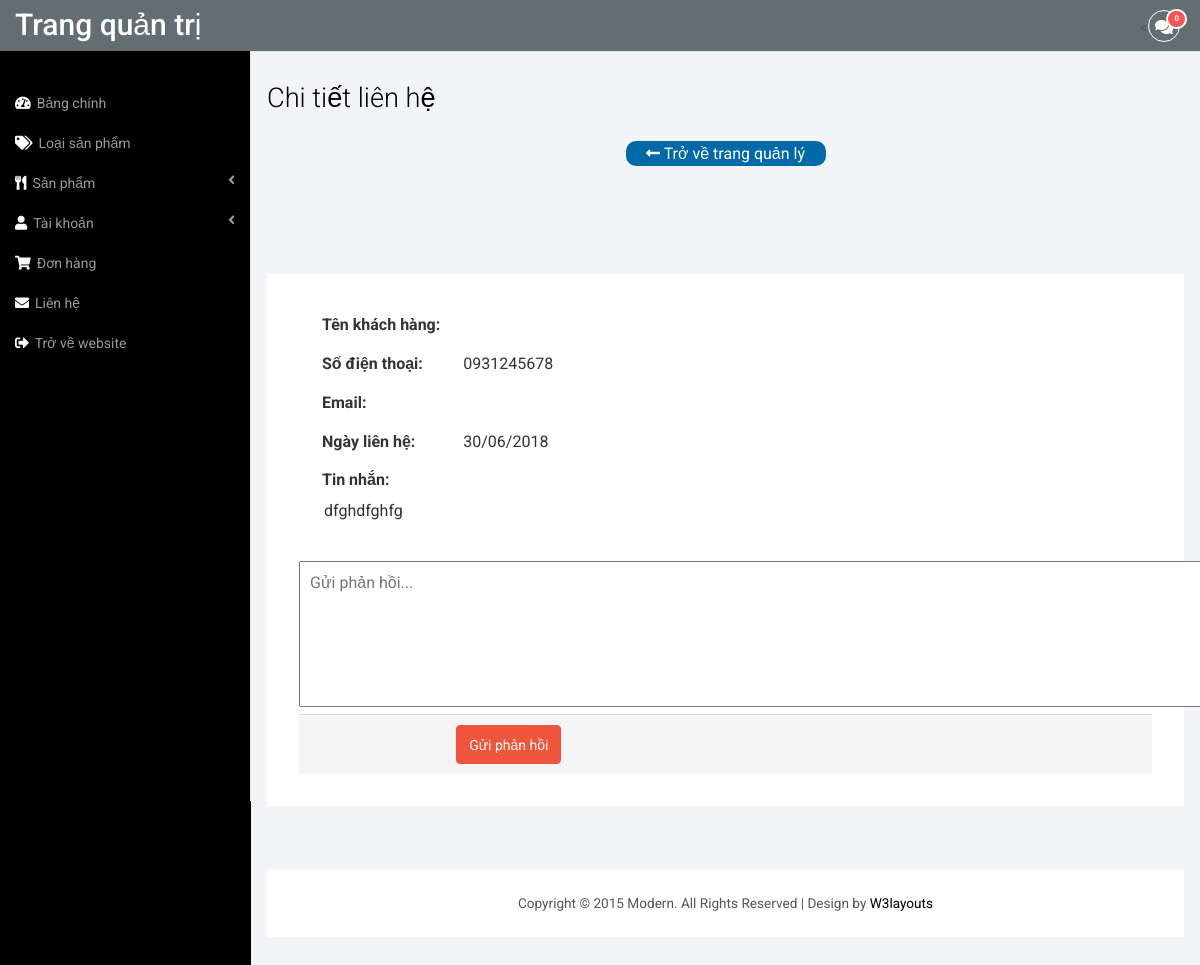
Screenshot of /admin/detail-contact.php?id=7 (signed in) with the database file from the repository.
### tables this page shows
CREATE TABLE `lienhe` (
  `ID_lienhe` int(11) NOT NULL,
  `Ten_lienhe` varchar(255) NOT NULL,
  `Email_lienhe` varchar(255) NOT NULL,
  `Sodt_lienhe` varchar(20) NOT NULL,
  `Tinnhan` longtext NOT NULL,
  `Ngaylienhe` date NOT NULL,
  `Daxem` int(11) NOT NULL
);

### web/admin/detail-contact.php (the view, shortened to what this page needs)
<!DOCTYPE HTML>
<html>
<head>
  <?php include('modules/head.php') ?>
</head>
<body>
  <?php include('modules/config.php') ?>
      <?php
      $id_lienhe= $_GET['id'];
      mysqli_query($conn,"update lienhe set Daxem=1 where ID_lienhe='$id_lienhe'");
      $qry_lienhe=mysqli_query($conn,"select * from lienhe where ID_lienhe='$id_lienhe'");
      $row=mysqli_fetch_array($qry_lienhe);
     ?>
<div id="wrapper">
        <?php include('modules/header.php') ?>
        <div id="page-wrapper">
        <div class="col-md-12 graphs">
     <div class="xs">
     <h3>Chi tiết liên hệ</h3>
     <a href="contact.php" style="text-decoration: none"><div class="tinhtrang" style="background-color: #0069a8;width: 200px;height: 25px;line-height: 25px"><i class="fas fa-long-arrow-alt-left"></i> Trở về trang quản lý</div></a>
  <div class="bs-example4" data-example-id="simple-responsive-table">
    <div class="guest-info">
      <table class="table-info">
        <tr>
          <th>Tên khách hàng: </th>
          <td style="text-align: left"><?php echo $row['Ten_lienhe'] ?></td>
        </tr>
        <tr>
          <th>Số điện thoại: </th>
          <td style="text-align: left"><?php echo $row['Sodt_lienhe'] ?></td>
        </tr>
        <tr>
          <th>Email: </th>
          <td style="text-align: left"><?php echo $row['Email_lienhe'] ?></td>
        </tr>
        <tr>
          <th>Ngày liên hệ: </th>
          <td style="text-align: left"><?php
              $date=strtotime($row['Ngaylienhe']);
                      echo date('d/m/Y',$date);
              ?>
              </td>
        </tr>
        <tr>
          <th>Tin nhắn: </th>
          <td width="300px"></td>
        </tr>
        <tr>
          <td colspan="2" style="padding-left: 25px;text-align: left"><?php echo $row['Tinnhan'] ?></td>
        </tr>
      </table>
    </div>
    <div class="phanhoi">
        <form action="modules/guiphanhoi.php?id=<?php echo $row['ID_lienhe'] ?>" method="post">
            <textarea id="phanhoi" placeholder="Gửi phản hồi..." style="width: 1112px; height: 146px;padding:10px" name="tinphanhoi"></textarea>
            <div class="panel-footer">
              <div class="row">
                <div class="col-sm-8 col-sm-offset-2">
                  <button class="btn-success btn" name="phanhoi">Gửi phản hồi</button>
                </div>
              </div>
             </div>
        </form>
    </div>
  </div>
  </div>
  <div class="copy_layout">
      <p>Copyright © 2015 Modern. All Rights Reserved | Design by <a href="http://w3layouts.com/" target="_blank">W3layouts</a> </p>
  </div>
   </div>
      </div>
   </div>
<link href="css/custom.css" rel="stylesheet">
</body>
</html>

### web/admin/css/modern-admin.css (style rules this page uses)
h4, h5, h6, h1, h2, h3 { margin-top: 0; }
p { margin: 0; }
html, body { font-family: 'Roboto', sans-serif; font-size: 100%; background:#000; overflow-x: hidden; }
body a { transition:0.5s all; -webkit-transition:0.5s all; -moz-transition:0.5s all; -o-transition:0.5s all; -ms-transition:0.5s all; }
.copy p, .copy_layout p { font-size:0.85em; color:#555; }
.copy p a, .copy_layout p a { color:#000; }
.graphs { padding: 2em 1em; background: #f2f4f8; font-family: 'Roboto', sans-serif; }
.bs-example4 { background: #fff; padding: 2em; margin-top: 108px; }
.xs h3, .widget_head { color:#000; font-size:1.7em; font-weight:300; margin-bottom: 1em; }
.badge-success, .bg-green, .bootstrap-switch-success, .btn-success { border-color: #ef553a; background: #ef553a; padding:8.5px 12px; }
.copy_layout { padding:1.5em 0; background:#fff; text-align:center; margin: 4em 0 0em 0; }
.table-info th { padding: 8px 23px; }
.guest-info { margin-bottom: 38px; }
.tinhtrang { width: 90px; text-align: center; color: white; border-radius: 10px; margin: auto; }
.table-bordered th,td { text-align: center; }

### web/admin/css/custom.css (style rules this page uses)
#wrapper { width: 100%; }
#page-wrapper { min-height: 568px; background-color: #fff; }
@media (min-width:768px) { #page-wrapper { position: inherit; margin: 0 0 0 250px; border-left: 1px solid #e7e7e7; } }

### rows the page displays
lienhe: Sodt_lienhe "0931245678", Ngaylienhe "30/06/2018", Tinnhan "dfghdfghfg"

### other values shown
$lienhemoi "0"
